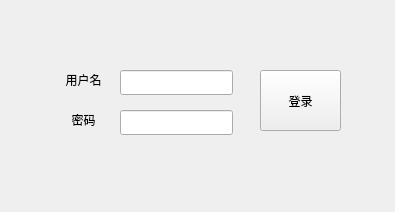
<?xml version="1.0" encoding="UTF-8"?>
<ui version="4.0">
 <class>LoginWindow</class>
 <widget class="QWidget" name="LoginWindow">
  <property name="geometry">
   <rect>
    <x>0</x>
    <y>0</y>
    <width>395</width>
    <height>212</height>
   </rect>
  </property>
  <property name="windowTitle">
   <string>登录</string>
  </property>
  <widget class="QLineEdit" name="user_name">
   <property name="geometry">
    <rect>
     <x>120</x>
     <y>70</y>
     <width>113</width>
     <height>25</height>
    </rect>
   </property>
  </widget>
  <widget class="QLineEdit" name="password">
   <property name="geometry">
    <rect>
     <x>120</x>
     <y>110</y>
     <width>113</width>
     <height>25</height>
    </rect>
   </property>
  </widget>
  <widget class="QPushButton" name="login_button">
   <property name="geometry">
    <rect>
     <x>260</x>
     <y>70</y>
     <width>81</width>
     <height>61</height>
    </rect>
   </property>
   <property name="text">
    <string>登录</string>
   </property>
  </widget>
  <widget class="QLabel" name="label">
   <property name="geometry">
    <rect>
     <x>50</x>
     <y>70</y>
     <width>67</width>
     <height>21</height>
    </rect>
   </property>
   <property name="text">
    <string>&lt;html&gt;&lt;head/&gt;&lt;body&gt;&lt;p align=&quot;center&quot;&gt;用户名&lt;/p&gt;&lt;/body&gt;&lt;/html&gt;</string>
   </property>
  </widget>
  <widget class="QLabel" name="label_2">
   <property name="geometry">
    <rect>
     <x>50</x>
     <y>110</y>
     <width>67</width>
     <height>21</height>
    </rect>
   </property>
   <property name="text">
    <string>&lt;html&gt;&lt;head/&gt;&lt;body&gt;&lt;p align=&quot;center&quot;&gt;密码&lt;/p&gt;&lt;/body&gt;&lt;/html&gt;</string>
   </property>
  </widget>
 </widget>
 <resources/>
 <connections/>
</ui>
